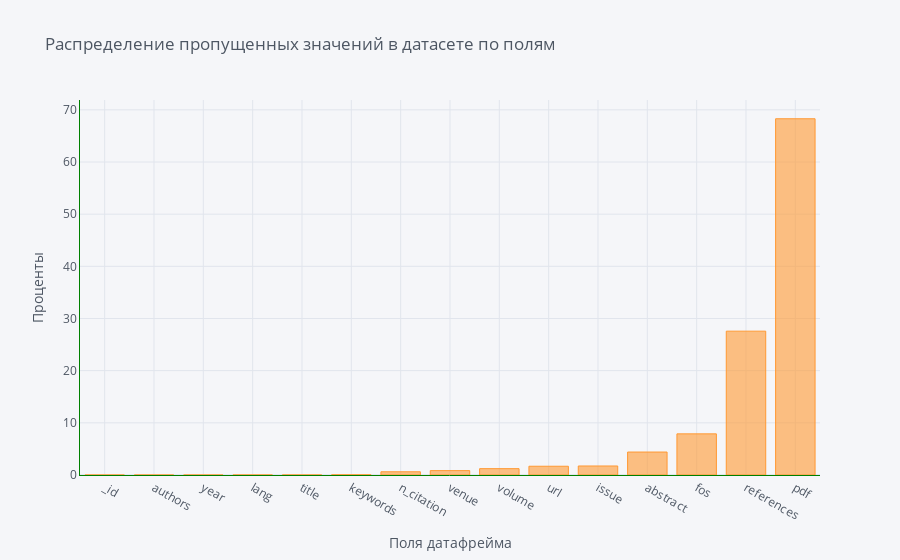

Notebook code cell kept with this figure:
### Code cell
notnull_values.iplot(kind='bar',
                     xTitle='Поля датафрейма',
                     linecolor='green',
                     yTitle='Проценты',
                     title='Распределение пропущенных значений в датасете по полям')

### Figure 1 — Plotly figure (JSON) as saved in the notebook; plotly's stock layout.template omitted (floating-point values rounded to 4 significant figures)
{"data": [{"marker": {"color": "rgba(255, 153, 51, 0.6)", "line": {"color": "rgba(255, 153, 51, 1.0)", "width": 1}}, "name": "None", "orientation": "v", "text": "", "x": ["_id", "authors", "year", "lang", "title", "keywords", "n_citation", "venue", "volume", "url", "issue", "abstract", "fos", "references", "pdf"], "y": [0, 0, 0.0004444, 0.007333, 0.007778, 0.04067, 0.6196, 0.8393, 1.217, 1.68, 1.727, 4.401, 7.885, 27.57, 68.29], "type": "bar"}], "layout": {"legend": {"bgcolor": "#F5F6F9", "font": {"color": "#4D5663"}}, "paper_bgcolor": "#F5F6F9", "plot_bgcolor": "#F5F6F9", "title": {"font": {"color": "#4D5663"}, "text": "Распределение пропущенных значений в датасете по полям"}, "xaxis": {"gridcolor": "#E1E5ED", "linecolor": "green", "showgrid": true, "tickfont": {"color": "#4D5663"}, "title": {"font": {"color": "#4D5663"}, "text": "Поля датафрейма"}, "zerolinecolor": "#E1E5ED", "type": "category", "range": [-0.5, 14.5], "autorange": true}, "yaxis": {"gridcolor": "#E1E5ED", "linecolor": "green", "showgrid": true, "tickfont": {"color": "#4D5663"}, "title": {"font": {"color": "#4D5663"}, "text": "Проценты"}, "zerolinecolor": "#E1E5ED", "type": "linear", "range": [0, 71.89], "autorange": true}, "autosize": true}}
